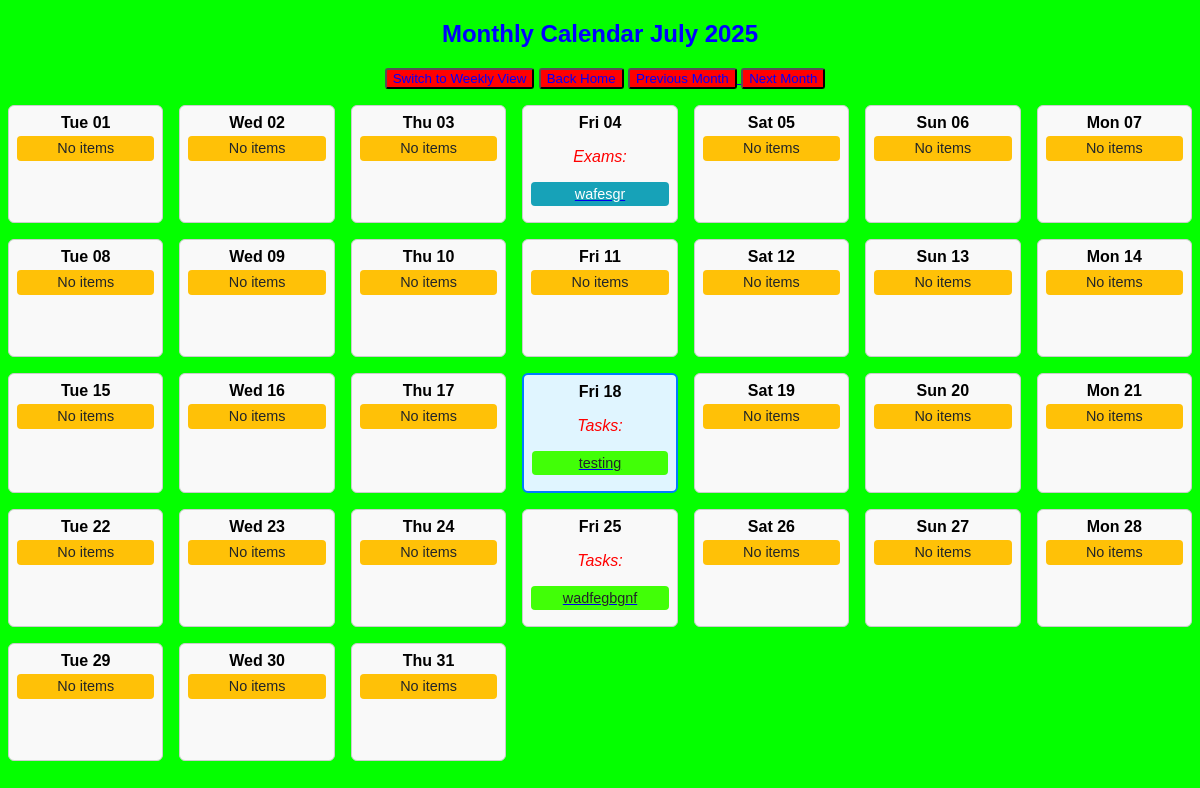
The app's page /home/calendar/month (signed in) with its own data.
### models.py (models this page shows)
class Exam(db.Model):
    __tablename__ = 'exam'
    id = db.Column(db.Integer, primary_key=True)
    name = db.Column(db.String(100), nullable=False)
    type = db.Column(db.String(50), nullable=False)
    subject = db.Column(db.String(100), nullable=True)
    revision = db.Column(db.Text, nullable=True)
    date = db.Column(db.DateTime, nullable=True)
    room = db.Column(db.String(50), nullable=True)
    created_at_exam = db.Column(db.DateTime, default=datetime.utcnow)
    completed_at_exam = db.Column(db.DateTime, nullable=True)
    owner_id = db.Column(db.Integer, db.ForeignKey('user.id'), nullable=False)

class Task(db.Model):
    __tablename__ = 'task'
    id = db.Column(db.Integer, primary_key=True)
    name = db.Column(db.String(200), nullable=False)
    type = db.Column(db.String(50), nullable=False)
    subject = db.Column(db.String(100), nullable=True)
    describe = db.Column(db.Text, nullable=True)
    due_date = db.Column(db.DateTime, nullable=True)
    created_at = db.Column(db.DateTime, default=datetime.utcnow)
    completed_at = db.Column(db.DateTime, nullable=True)
    user_id = db.Column(db.Integer, db.ForeignKey('user.id'), nullable=False)

### app.py (the view)
@app.route('/home/calendar/month')
@login_required
def calendar_month():
    month = request.args.get('month', datetime.today().month, type=int)
    year = request.args.get('year', datetime.today().year, type=int)
    prev_month = month - 1 or 12
    prev_year = year - 1 if month == 1 else year
    next_month = month + 1 if month < 12 else 1
    next_year = year + 1 if month == 12 else year
    display_date = datetime(year, month, 1)
    tasks = Task.query.filter_by(owner=current_user).all()
    exams = Exam.query.filter_by(owner=current_user).all()
    calendar_days = generate_month_data(year, month, tasks, exams)
    return render_template(
        'calendar_month.html',
        calendar_days=calendar_days,
        display_date=display_date,
        month=month, year=year,
        prev_month=prev_month, prev_year=prev_year,
        next_month=next_month, next_year=next_year
    )

### app.py (called while the page is built)
@login_manager.user_loader
def load_user(user_id):
    return User.query.get(int(user_id))

### month_calendar.py (called while the page is built)
def generate_month_data(year, month, tasks, exams):
    from calendar import monthrange
    from datetime import date, timedelta
    num_days = monthrange(year, month)[1]
    first_day = date(year, month, 1)
    today = date.today()
    calendar_days = []
    for day_num in range(num_days):
        current_day = first_day + timedelta(days=day_num)
        day_tasks = [t for t in tasks if t.due_date and t.due_date.date() == current_day]
        day_exams = [e for e in exams if e.date and e.date.date() == current_day]
        calendar_days.append({
            'date': current_day,
            'is_today': current_day == today,
            'tasks': day_tasks,
            'exams': day_exams
        })
    return calendar_days

### templates/calendar_month.html (shortened to what this page needs)
<!DOCTYPE html>
<html>
<head>
  <link rel="stylesheet" href="{{ url_for('static', filename='style.css') }}">
</head>
<body>
    <h2>Monthly Calendar {{ display_date.strftime('%B %Y') }}</h2>
  <nav>
    <a href="{{ url_for('calendar_week') }}"><button>Switch to Weekly View</button></a>
    <a href="/home"><button>Back Home</button></a>
    <a href="{{ url_for('calendar_month', month=prev_month, year=prev_year) }}">
        <button>Previous Month</button>
    </a>
    <a href="{{ url_for('calendar_month', month=next_month, year=next_year) }}">
        <button>Next Month</button>
    </a>
  </nav>
  <div class="calendar-grid">
    {% for day in calendar_days %}
      <div class="calendar-cell {% if day.is_today %}today{% endif %}">
        <strong>{{ day.date.strftime('%a %d') }}</strong><br>
        {% if day.exams or day.tasks %}
          {% if day.exams %}
            <p><em>Exams:</em></p>
            {% for exam in day.exams %}
                <a href="{{ url_for('view_exam_from_calendar', exam_id=exam.id, origin='month') }}">
                    <div class="exam-badge">{{ exam.subject }}{% if exam.title %} – {{ exam.title }}{% endif %}</div>
                </a>
            {% endfor %}
          {% endif %}
          {% if day.tasks %}
            <p><em>Tasks:</em></p>
            {% for task in day.tasks %}
                <a href="{{ url_for('view_task', task_id=task.id, origin='month') }}">
                    <div class="task-badge">{{ task.name }}</div>
                </a>
            {% endfor %}
          {% endif %}
        {% else %}
          <div class="task-badge_empty">No items</div>
        {% endif %}
      </div>
    {% endfor %}
  </div>
</body>
</html>

### static/style.css (style rules this page uses)
body { font-family: Arial, sans-serif; background-color: #04ff00; text-align: center; }
h2 { color: rgb(1,1,255) }
p { color: rgb(255,1,1) }
button { background: rgb(255, 1, 1); color: rgb(1, 1, 255); border-radius: 3px; }
nav { margin-left: 10px; margin-top: 10px; padding: 50 px; }
.calendar-grid, .week-grid { display: grid; grid-template-columns: repeat(7, 1fr); gap: 1em; margin: 1em 0; }
.calendar-cell { padding: 0.5em; border: 1px solid #ccc; border-radius: 6px; background-color: #f9f9f9; min-height: 100px; }
.calendar-cell.today { border: 2px solid #007bff; background-color: #e0f5ff; }
.task-badge { background-color: #41ff07; color: #212529; border-radius: 4px; padding: 0.3em; margin-top: 0.3em; font-size: 0.9em; }
.exam-badge { background-color: #17a2b8; color: #fff; border-radius: 4px; padding: 0.3em; margin-top: 0.3em; font-size: 0.9em; }
.task-badge_empty { background-color: #ffc107; color: #212529; border-radius: 4px; padding: 0.3em; margin-top: 0.3em; font-size: 0.9em; }

### records on screen
Exam: subject "wafesgr"
Task: name "testing"
Task: name "wadfegbgnf"

### other values on screen
{{ display_date.strftime('%B %Y') }} "July 2025"
{{ day.date.strftime('%a %d') }} "Tue 01" "Wed 02" "Thu 03" "Fri 04" "Sat 05" "Sun 06" "Mon 07" "Tue 08" "Wed 09" "Thu 10" "Fri 11" "Sat 12" "Sun 13" "Mon 14" "Tue 15" "Wed 16" "Thu 17" "Fri 18" "Sat 19" "Sun 20" "Mon 21" "Tue 22" "Wed 23" "Thu 24" "Fri 25" "Sat 26" "Sun 27" "Mon 28" "Tue 29" "Wed 30" "Thu 31"
